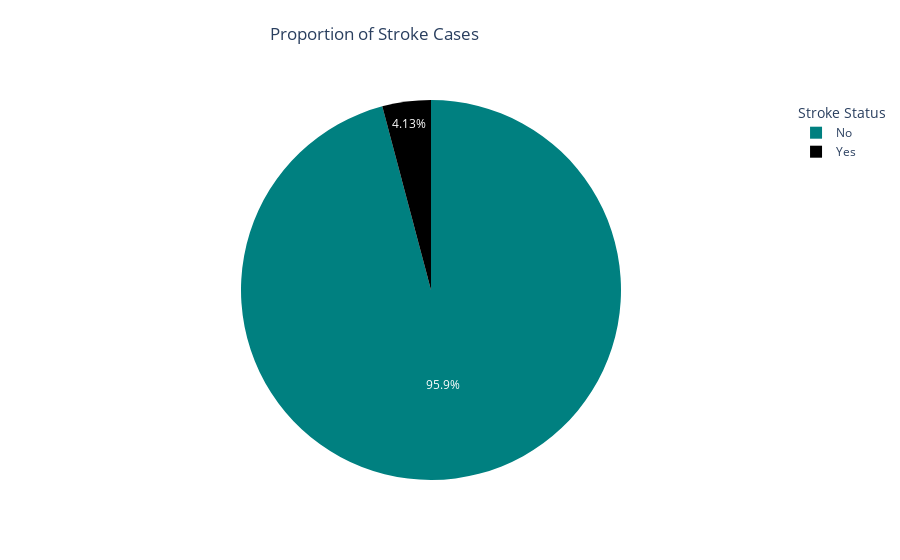

This figure's notebook cell:
### Code cell
fig = px.pie(
    stroke_count, values=stroke_count.values, names=['No', 'Yes'], 
    title = 'Proportion of Stroke Cases', 
    color_discrete_sequence=plot_color)

fig.update_layout(legend_title_text = 'Stroke Status', title_x=0.3, title_y = 0.95)

### Figure 1 — Plotly figure (JSON) as saved in the notebook; plotly's stock layout.template omitted (floating-point values rounded to 4 significant figures)
{"data": [{"domain": {"x": [0, 1], "y": [0, 1]}, "hovertemplate": "label=%{label}<br>value=%{value}<extra></extra>", "labels": ["No", "Yes"], "legendgroup": "", "name": "", "showlegend": true, "type": "pie", "values": [14671, 632]}], "layout": {"legend": {"title": {"text": "Stroke Status"}, "tracegroupgap": 0}, "piecolorway": ["#008080", "black"], "title": {"text": "Proportion of Stroke Cases", "x": 0.3, "y": 0.95}}}
